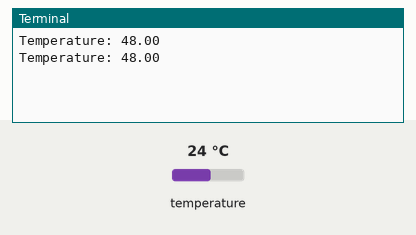
Recording of a program running on a simulated Raspberry Pi (BCM pin numbers). Shown: the last lines printed to the terminal. The test bench sets the inputs (shaded band); at power-on: temperature 24 °C.

Above: at 1.2 s.
1.3 s: temperature set to 2 °C
At 2.8 s:
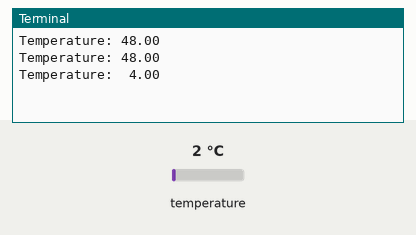
3.5 s: temperature set to 12 °C
At 4.7 s:
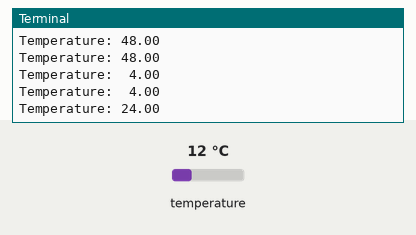

Measured:
- after the input at 1.3 s, the terminal: prints a new line after 0.71 s (image 1)
- after the input at 3.5 s, the terminal: prints a new line after 0.51 s (image 2)

The program:

adt7410.py
```python
import smbus
import time

i2c = smbus.SMBus(1)
address = 0x48

while True:
    block = i2c.read_i2c_block_data(address, 0x00, 12)
    temp = (block[0] << 8 | block[1]) >> 3
    if(temp >= 4096):
        temp -= 8192
    print("Temperature:%6.2f" % (temp / 16.0))
    time.sleep(1)
```
